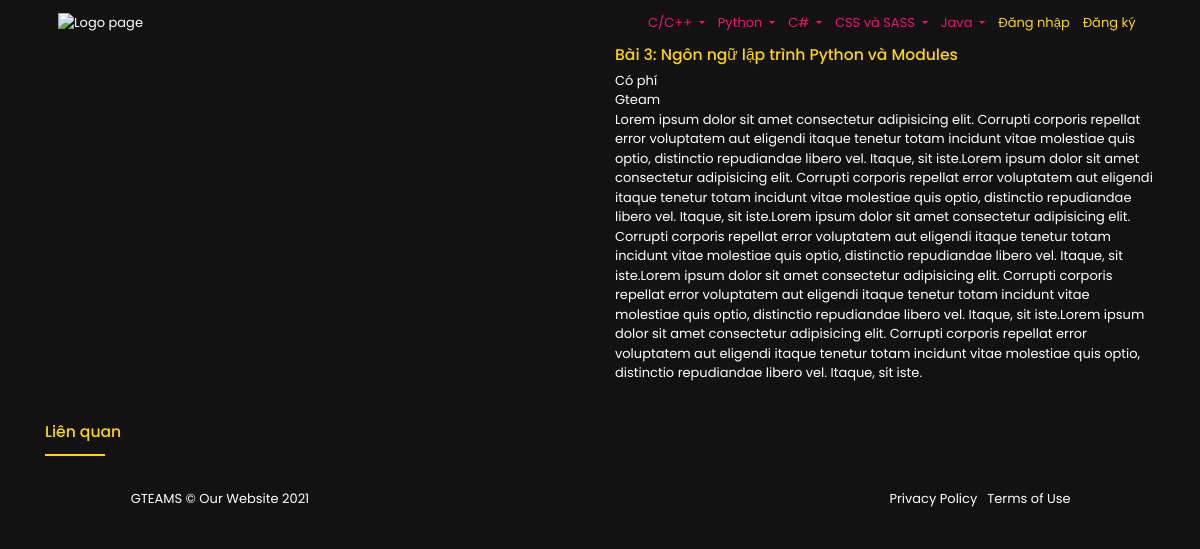
The page /GTEAMS/Bài 3: Ngôn ngữ lập trình Python và Modules on the database its author committed.
### GTEAMS_APP/models.py (models this page shows, shortened)
class Courses(models.Model):
    title=models.CharField(max_length=100)
    date = models.DateTimeField(auto_now_add=True)
    author = models.CharField(max_length=50)
    linkVideo = EmbedVideoField()
    added = models.DateTimeField(auto_now_add=True)
    MieuTa=models.TextField()
    subject = models.ForeignKey(subjects, on_delete=models.CASCADE)
    Type=models.ForeignKey(typeCourse, on_delete=models.CASCADE)
    costReal = models.CharField(max_length=20, null=True, blank=True)
    image = models.ImageField(upload_to='images/', blank=True, null=True)
    class Meta:
        ordering = ['-added']

class typeCourse(models.Model):
    Type=models.CharField(max_length=10)
    def __str__(self):
        return self.Type

### GTEAMS_APP/views.py (the view)
# urls.py: path('<str:title>', views.show_detail_MainPage, name='show_detail_MainPage'),
def show_detail_MainPage(request,title):
    try:
        Content=Courses.objects.filter(title=title)
    except Courses.DoesNotExist:
        raise Http404("Practice doesnot exist")
    a=Courses.objects.all()
    context= {'title':title,'question':Content,'a':a}
    return render(request,'pages/coursesVideo.html',context)

### GTEAMS_APP/templates/pages/coursesVideo.html (shortened to what this page needs)
{% load static %} {% load embed_video_tags %}
<!DOCTYPE html>
<html lang="en">
<head>
    <link rel="stylesheet" href="https://maxcdn.bootstrapcdn.com/bootstrap/4.5.2/css/bootstrap.min.css">
     <link rel="stylesheet" href="{% static 'fonts/fontawesome-free-5.15.4-web/css/all.css'%}">
    <link rel="stylesheet" href="{% static 'css/cours.css'%}">
</head>
<body>
  <header>
    <div class="container">
      <nav class="navbar navbar-expand-lg navbar-dark" style="background-color: #121212;">
      <a class="navbar-brand" href="{% url 'home' %}"><img src="{% static 'imgs/logo.png'%}" alt="Logo page" width="100" /></a>
      <div class="collapse navbar-collapse" id="navbarNav" style="background-color: #121212">
      <ul class="navbar-nav mr-auto w-100 justify-content-end">
          <li class="nav-item dropdown">
              <a class="nav-link dropdown-toggle" href="#" id="navbardrop" data-toggle="dropdown">
                C/C++
              </a>
          </li>
          <li class="nav-item dropdown">
              <a class="nav-link dropdown-toggle" href="#" id="navbardrop" data-toggle="dropdown">
                Python
              </a>
          </li>
          <li class="nav-item dropdown">
              <a class="nav-link dropdown-toggle" href="#" id="navbardrop" data-toggle="dropdown">
                C#
              </a>
          </li>
          <li class="nav-item dropdown">
              <a class="nav-link dropdown-toggle" href="#" id="navbardrop" data-toggle="dropdown">
                CSS và SASS
              </a>
          </li>
          <li class="nav-item dropdown">
              <a class="nav-link dropdown-toggle" href="#" id="navbardrop" data-toggle="dropdown">
                Java
              </a>
          </li>
        {% if user.is_authenticated %}
        <li class="nav-item active"  >
          <a class="nav-link" style="color: #FFD700 !important;" href="{% url 'profile' %}">Xin chào {{ user.username }}</a>
      </li>
      <li class="nav-item">
          <a class="nav-link" href="{% url 'shopping'%}"><i class="fas fa-shopping-cart" style="color: #FFD700 !important;"></i></a>
        </li>
      <li class="nav-item active" >
          <a class="nav-link" style="color: #FFD700 !important;" href="{% url 'logout' %}">Đăng xuất</a>
      </li>
      {% else %}
      <li class="nav-item active" >
          <a class="nav-link" style="color: #FFD700 !important;" href="{% url 'log' %}">Đăng nhập</a>
      </li>
      <li class="nav-item active">
          <a class="nav-link" style="color: #FFD700 !important;" href="{% url 'reg' %}">Đăng ký</a>
      </li>
        {% endif %}
      </ul>
      </div>
  </nav>
    </div>
  </header>
    <div class="container">
        <div class="row">
          <div class="col-sm" style="text-align: center;">
          </div>
          <div class="col-sm">
            <div>
                <h1 style="color: #FFD700; font-size: 1.2rem; background-color: #121212; ">
                    {{title}}
                </h1>
            </div>
            {% for item in a %} {% if item.title == title %}
            {{item.Type}}
            <div>
                {{item.author}}
            </div>
            <p>
                {{item.MieuTa}}
            </p>
             {% endif %} {% endfor %}
          </div>
        </div>
        <hr>
        <h2 style="color: #FFD700; font-size: 1.2rem; background-color: #121212; ">Liên quan</h2>
        <hr style="border-top: 2px solid #FFD700; width: 60px;">
    </div>
      <footer>
        <div class="container">
          <div class="text-center"><i class="fas fa-ellipsis-h"></i></div>
          <div class="row text-center">
            <div class="col-md-4 box">
              <span class="copyright quick-links">GTEAMS &copy; Our Website <script>document.write(new Date().getFullYear())</script>
              </span>
            </div>
            <div class="col-md-4 box">
              <ul class="list-inline social-buttons">
                <li class="list-inline-item">
                  <a href="#">
                  <i class="fab fa-twitter"></i>
                </a>
                </li>
                <li class="list-inline-item">
                  <a href="#">
                  <i class="fab fa-facebook-f"></i>
                </a>
                </li>
                <li class="list-inline-item">
                  <a href="#">
                  <i class="fab fa-linkedin-in"></i>
                </a>
                </li>
              </ul>
            </div>
            <div class="col-md-4 box">
              <ul class="list-inline quick-links">
                <li class="list-inline-item">
                  <a href="#">Privacy Policy</a>
                </li>
                <li class="list-inline-item">
                  <a href="#">Terms of Use</a>
                </li>
              </ul>
            </div>
          </div>
        </div>
      </footer>
</body>
</html>

### GTEAMS_APP/static/css/cours.css (style rules this page uses)
* { margin: 0; padding: 0; box-sizing: border-box; font-family: "Poppins", sans-serif; color: rgb(255, 255, 255); box-sizing: border-box; font-size: 13px; background-color: #121212; }
body { background-color: #121212 !important; }
a { text-decoration: none; color: white; }
.navbar-dark .navbar-nav .nav-link { color: rgb(250, 14, 112); background-color: #121212; }
.navbar-dark .navbar-nav .nav-link { color: rgb(250, 14, 112); }

### rows shown on the page
Courses: title "Bài 3: Ngôn ngữ lập trình Python và Modules", Type "Có phí", author "Gteam", MieuTa "Lorem ipsum dolor sit amet consectetur adipisicing elit. Corrupti corporis repellat error voluptatem aut eligendi itaque tenetur totam incidunt vitae molestiae quis optio, distinctio repudiandae libero vel. Itaque, sit iste.Lorem ipsum dolor sit amet consectetur adipisicing elit. Corrupti corporis repellat error voluptatem aut eligendi itaque tenetur totam incidunt vitae molestiae quis optio, distinctio repudiandae libero vel. Itaque, sit iste.Lorem ipsum dolor sit amet consectetur adipisicing elit. Corrupti corporis repellat error voluptatem aut eligendi itaque tenetur totam incidunt vitae molestiae quis optio, distinctio repudiandae libero vel. Itaque, sit iste.Lorem ipsum dolor sit amet…"
